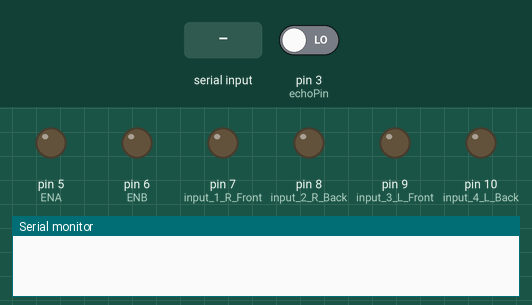
A sketch run on a simulated Arduino Uno, built with avr-gcc and run on an emulated ATmega328P. Parts: output pins drawn as LEDs (lit = HIGH), the last lines printed to the serial monitor. The inputs (shaded band) are chosen by the test bench; at power-on: pin 3 (echoPin) LOW. Pins used as bus, display or sensor lines are not drawn.

Above: at 1.2 s.
1.3 s: "6" received over Serial
At 1.7 s:
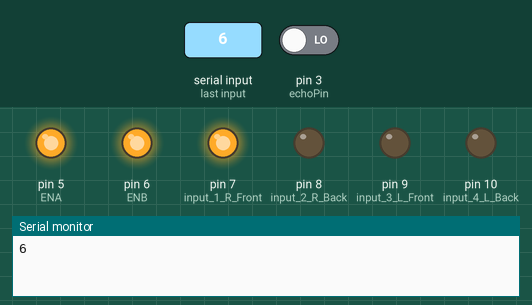
2.8 s: "4" received over Serial
At 4.0 s:
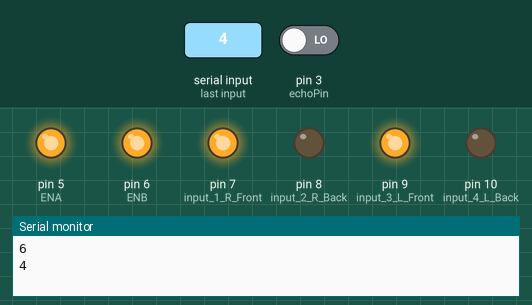
4.3 s: "8" received over Serial
At 5.4 s:
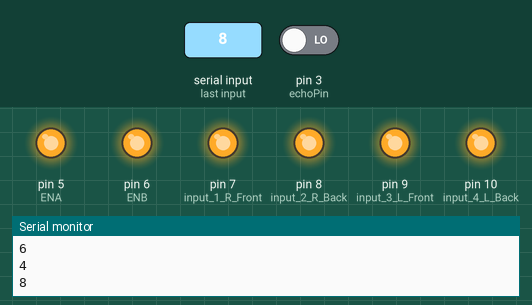
5.8 s: "2" received over Serial
At 7.4 s:
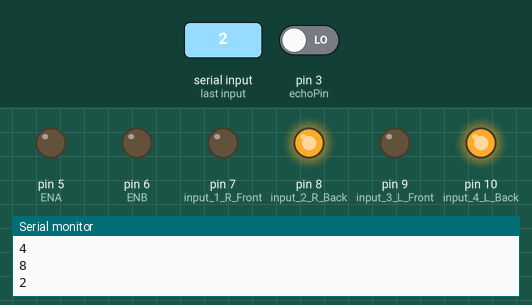
8.3 s: "6" received over Serial
At 8.6 s:
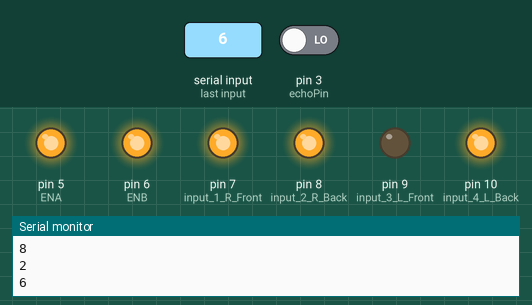
9.8 s: "5" received over Serial
At 11.0 s:
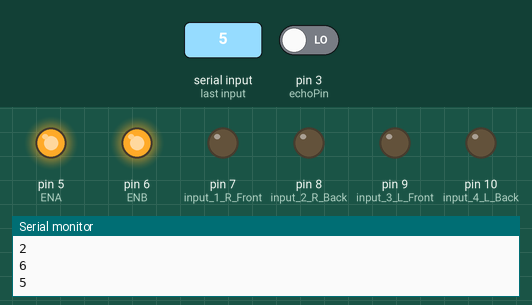
Timing chart, 0 to 12.3 s (numbered marks = the images above; inputs shaded):
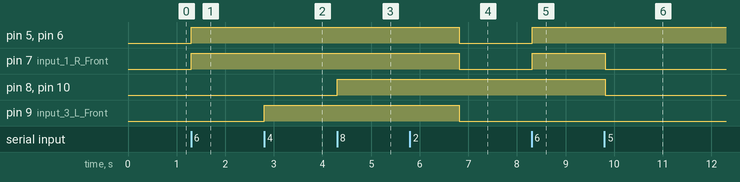

Measured:
- after the input at 1.3 s, pin 5 (ENA), pin 6 (ENB), pin 7 (input_1_R_Front): LOW → HIGH at once
- after the input at 2.8 s, pin 9 (input_3_L_Front): LOW → HIGH at once
- after the input at 4.3 s, pin 8 (input_2_R_Back), pin 10 (input_4_L_Back): LOW → HIGH at once
- after the input at 5.8 s, pin 5 (ENA), pin 6 (ENB), pin 7 (input_1_R_Front), pin 9 (input_3_L_Front): HIGH → LOW after 1.0 s
- after the input at 8.3 s, pin 5 (ENA), pin 6 (ENB), pin 7 (input_1_R_Front): LOW → HIGH at once
- after the input at 9.8 s, pin 7 (input_1_R_Front), pin 8 (input_2_R_Back), pin 10 (input_4_L_Back): HIGH → LOW at once

The sketch:

BluetoothRC_Car.ino
```cpp
void kaannos_oikeaan(void); // DEF
void kaannos_vasempaan(void);
void aja_eteenpain(void);
void aja_taakse(void);
void seis(void);

void mittaus(void);        // HC SR 04 UltraSonic Distance Sensor
void tulostus(void);
void seis(void);

const int trigPin = 2;    // PINS used for Arduino UNO
const int echoPin = 3;
const int GNDPin = 11;
const int VccPin = 12;

int etaisyys = 0;
long kesto = 0;
char t;


void setup() {
  pinMode(5, OUTPUT);     //ENA
  pinMode(6, OUTPUT);     //ENB
  pinMode(7, OUTPUT);     // input 1 R Front
  pinMode(8, OUTPUT);     // input 2 R Back
  pinMode(9, OUTPUT);     // input 3 L Front
  pinMode(10, OUTPUT);    // input 4 L Back

  pinMode(trigPin, OUTPUT);   //UltraSonic HC SR 04 Setup
  pinMode(echoPin, INPUT);
  pinMode(GNDPin, OUTPUT);
  pinMode(VccPin, OUTPUT);
  digitalWrite(VccPin, HIGH);
  delayMicroseconds(2);
  digitalWrite(GNDPin, LOW);
  delayMicroseconds(2);

  Serial.begin(9600);     // Sync HC05 Bluetooth Module
}

void loop() {
  if (Serial.available()) {    //Read Serial Monitor
    t = Serial.read();
    Serial.println(t);
    if (t == '6') {
      kaannos_oikeaan();      // Command Right
    }
    if (t == '4') {
      kaannos_vasempaan();    // Command Left
    }
    if (t == '2') {
      aja_eteenpain();        // Command Forward
    }
    if ( t == '8') {
      aja_taakse();           // Command Back
    }
    if (t == '5') {
      seis();                 // Command Stop
    }
  }
   digitalWrite(trigPin, LOW);
  delay(10);

  digitalWrite(trigPin, HIGH);
  delay(10);
  digitalWrite(trigPin, LOW);

}

void kaannos_oikeaan(void)  // Drive Right
{
  digitalWrite(5, HIGH);    //  Stop
  digitalWrite(7, HIGH);
  digitalWrite(6, HIGH);

}

void kaannos_vasempaan(void) // Drive Left
{
  digitalWrite(6, HIGH);
  digitalWrite(5, HIGH);    //  Stop
  digitalWrite(9, HIGH);

}

void aja_eteenpain(void)     // Drive Forward
{
  mittaus();
  if(etaisyys <= 20) {      // 20 cm danger zone
  digitalWrite(5, LOW);     // Stop if obsticle in way
  digitalWrite(7, LOW);
  digitalWrite(6, LOW);
  digitalWrite(9, LOW);
  }
  else {
  digitalWrite(5, HIGH);
  digitalWrite(7, HIGH);
  digitalWrite(6, HIGH);
  digitalWrite(9, HIGH);
  }
}
void aja_taakse(void)       // Drive Back
{

  digitalWrite(5, HIGH);
  digitalWrite(6, HIGH);
  digitalWrite(8, HIGH);
  digitalWrite(10, HIGH);
}
void seis(void)           // STOP
{
  digitalWrite(7, LOW);
  digitalWrite(8, LOW);
  digitalWrite(9, LOW);
  digitalWrite(10, LOW);
}
void mittaus(void)        // Distance (cm)
{
   kesto = pulseIn(echoPin, HIGH);
  etaisyys = kesto*0.034/ 2;
}
void tulostus(void)      // Print Distance
{
  Serial.print("etaisyys: ");
  Serial.println(etaisyys);
}
```
